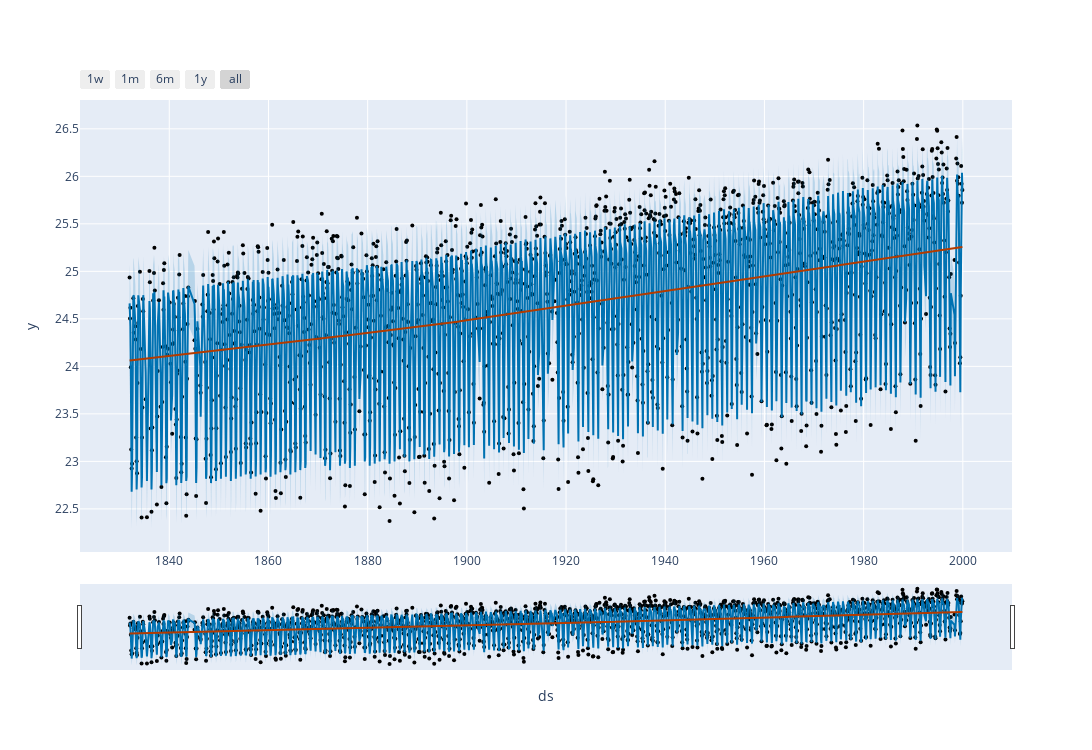

The cell this chart's notebook holds for it:
### Code cell
fig = plot_plotly(model, predictions, trend=True, figsize=(1150, 750))

py.iplot(fig)

### Figure 1 — Plotly figure (JSON) as saved in the notebook; plotly's stock layout.template omitted (floating-point values rounded to 4 significant figures; data arrays with more than 128 entries replaced by an {"elided": "..."} marker saying what was removed)
{"data": [{"marker": {"color": "black", "size": 4}, "mode": "markers", "name": "Actual", "type": "scatter", "x": {"elided": "1629 str values"}, "y": {"elided": "1629 float values"}}, {"hoverinfo": "skip", "line": {"width": 0}, "mode": "lines", "type": "scatter", "x": {"elided": "1629 str values"}, "y": {"elided": "1629 float values"}}, {"fill": "tonexty", "fillcolor": "rgba(0, 114, 178, 0.2)", "line": {"color": "#0072B2", "width": 2}, "mode": "lines", "name": "Predicted", "type": "scatter", "x": {"elided": "1629 str values"}, "y": {"elided": "1629 float values"}}, {"fill": "tonexty", "fillcolor": "rgba(0, 114, 178, 0.2)", "hoverinfo": "skip", "line": {"width": 0}, "mode": "lines", "type": "scatter", "x": {"elided": "1629 str values"}, "y": {"elided": "1629 float values"}}, {"line": {"color": "#B23B00", "width": 2}, "mode": "lines", "name": "Trend", "type": "scatter", "x": {"elided": "1629 str values"}, "y": {"elided": "1629 float values"}}], "layout": {"height": 750, "showlegend": false, "width": 1150, "xaxis": {"rangeselector": {"buttons": [{"count": 7, "label": "1w", "step": "day", "stepmode": "backward"}, {"count": 1, "label": "1m", "step": "month", "stepmode": "backward"}, {"count": 6, "label": "6m", "step": "month", "stepmode": "backward"}, {"count": 1, "label": "1y", "step": "year", "stepmode": "backward"}, {"step": "all"}]}, "rangeslider": {"visible": true}, "title": {"text": "ds"}, "type": "date"}, "yaxis": {"title": {"text": "y"}}}}
